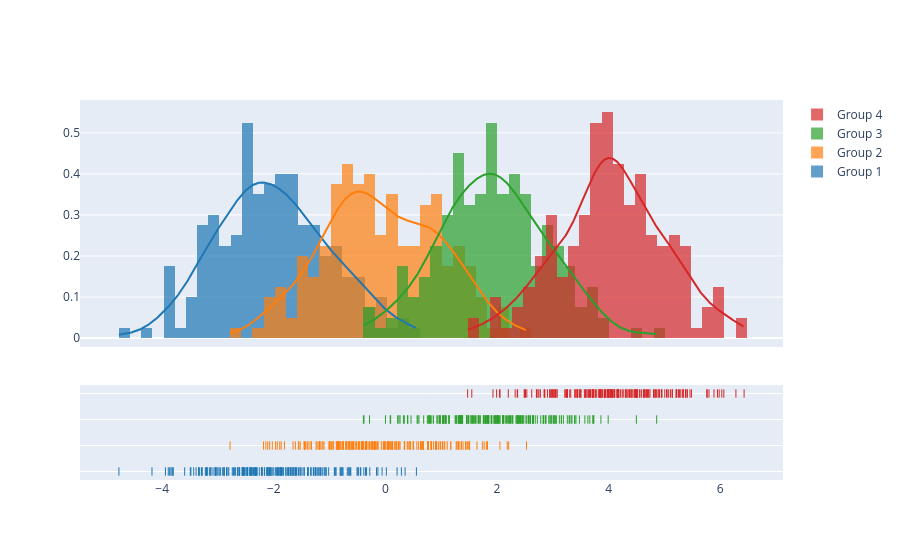

Here is the notebook cell this chart was saved with:
### Code cell
import plotly.figure_factory as ff

# Add histogram data
x1 = np.random.randn(200) - 2
x2 = np.random.randn(200)
x3 = np.random.randn(200) + 2
x4 = np.random.randn(200) + 4

# Group data together
hist_data = [x1, x2, x3, x4]

group_labels = ['Group 1', 'Group 2', 'Group 3', 'Group 4']

# Create distplot with custom bin_size
fig = ff.create_distplot(hist_data, group_labels, bin_size=.2)
fig.show()

### Figure 1 — Plotly figure (JSON) as saved in the notebook; plotly's stock layout.template omitted (floating-point values rounded to 4 significant figures; data arrays with more than 128 entries replaced by an {"elided": "..."} marker saying what was removed)
{"data": [{"autobinx": false, "histnorm": "probability density", "legendgroup": "Group 1", "marker": {"color": "rgb(31, 119, 180)"}, "name": "Group 1", "opacity": 0.7, "type": "histogram", "x": {"elided": "200 float values"}, "xaxis": "x", "xbins": {"end": 0.5556, "size": 0.2, "start": -4.775}, "yaxis": "y"}, {"autobinx": false, "histnorm": "probability density", "legendgroup": "Group 2", "marker": {"color": "rgb(255, 127, 14)"}, "name": "Group 2", "opacity": 0.7, "type": "histogram", "x": {"elided": "200 float values"}, "xaxis": "x", "xbins": {"end": 2.528, "size": 0.2, "start": -2.783}, "yaxis": "y"}, {"autobinx": false, "histnorm": "probability density", "legendgroup": "Group 3", "marker": {"color": "rgb(44, 160, 44)"}, "name": "Group 3", "opacity": 0.7, "type": "histogram", "x": {"elided": "200 float values"}, "xaxis": "x", "xbins": {"end": 4.86, "size": 0.2, "start": -0.3946}, "yaxis": "y"}, {"autobinx": false, "histnorm": "probability density", "legendgroup": "Group 4", "marker": {"color": "rgb(214, 39, 40)"}, "name": "Group 4", "opacity": 0.7, "type": "histogram", "x": {"elided": "200 float values"}, "xaxis": "x", "xbins": {"end": 6.426, "size": 0.2, "start": 1.473}, "yaxis": "y"}, {"legendgroup": "Group 1", "marker": {"color": "rgb(31, 119, 180)"}, "mode": "lines", "name": "Group 1", "showlegend": false, "type": "scatter", "x": {"elided": "500 float values"}, "xaxis": "x", "y": {"elided": "500 float values"}, "yaxis": "y"}, {"legendgroup": "Group 2", "marker": {"color": "rgb(255, 127, 14)"}, "mode": "lines", "name": "Group 2", "showlegend": false, "type": "scatter", "x": {"elided": "500 float values"}, "xaxis": "x", "y": {"elided": "500 float values"}, "yaxis": "y"}, {"legendgroup": "Group 3", "marker": {"color": "rgb(44, 160, 44)"}, "mode": "lines", "name": "Group 3", "showlegend": false, "type": "scatter", "x": {"elided": "500 float values"}, "xaxis": "x", "y": {"elided": "500 float values"}, "yaxis": "y"}, {"legendgroup": "Group 4", "marker": {"color": "rgb(214, 39, 40)"}, "mode": "lines", "name": "Group 4", "showlegend": false, "type": "scatter", "x": {"elided": "500 float values"}, "xaxis": "x", "y": {"elided": "500 float values"}, "yaxis": "y"}, {"legendgroup": "Group 1", "marker": {"color": "rgb(31, 119, 180)", "symbol": "line-ns-open"}, "mode": "markers", "name": "Group 1", "showlegend": false, "type": "scatter", "x": {"elided": "200 float values"}, "xaxis": "x", "y": {"elided": "200 str values"}, "yaxis": "y2"}, {"legendgroup": "Group 2", "marker": {"color": "rgb(255, 127, 14)", "symbol": "line-ns-open"}, "mode": "markers", "name": "Group 2", "showlegend": false, "type": "scatter", "x": {"elided": "200 float values"}, "xaxis": "x", "y": {"elided": "200 str values"}, "yaxis": "y2"}, {"legendgroup": "Group 3", "marker": {"color": "rgb(44, 160, 44)", "symbol": "line-ns-open"}, "mode": "markers", "name": "Group 3", "showlegend": false, "type": "scatter", "x": {"elided": "200 float values"}, "xaxis": "x", "y": {"elided": "200 str values"}, "yaxis": "y2"}, {"legendgroup": "Group 4", "marker": {"color": "rgb(214, 39, 40)", "symbol": "line-ns-open"}, "mode": "markers", "name": "Group 4", "showlegend": false, "type": "scatter", "x": {"elided": "200 float values"}, "xaxis": "x", "y": {"elided": "200 str values"}, "yaxis": "y2"}], "layout": {"barmode": "overlay", "hovermode": "closest", "legend": {"traceorder": "reversed"}, "xaxis": {"anchor": "y2", "domain": [0.0, 1.0], "zeroline": false}, "yaxis": {"anchor": "free", "domain": [0.35, 1], "position": 0.0}, "yaxis2": {"anchor": "x", "domain": [0, 0.25], "dtick": 1, "showticklabels": false}}}
